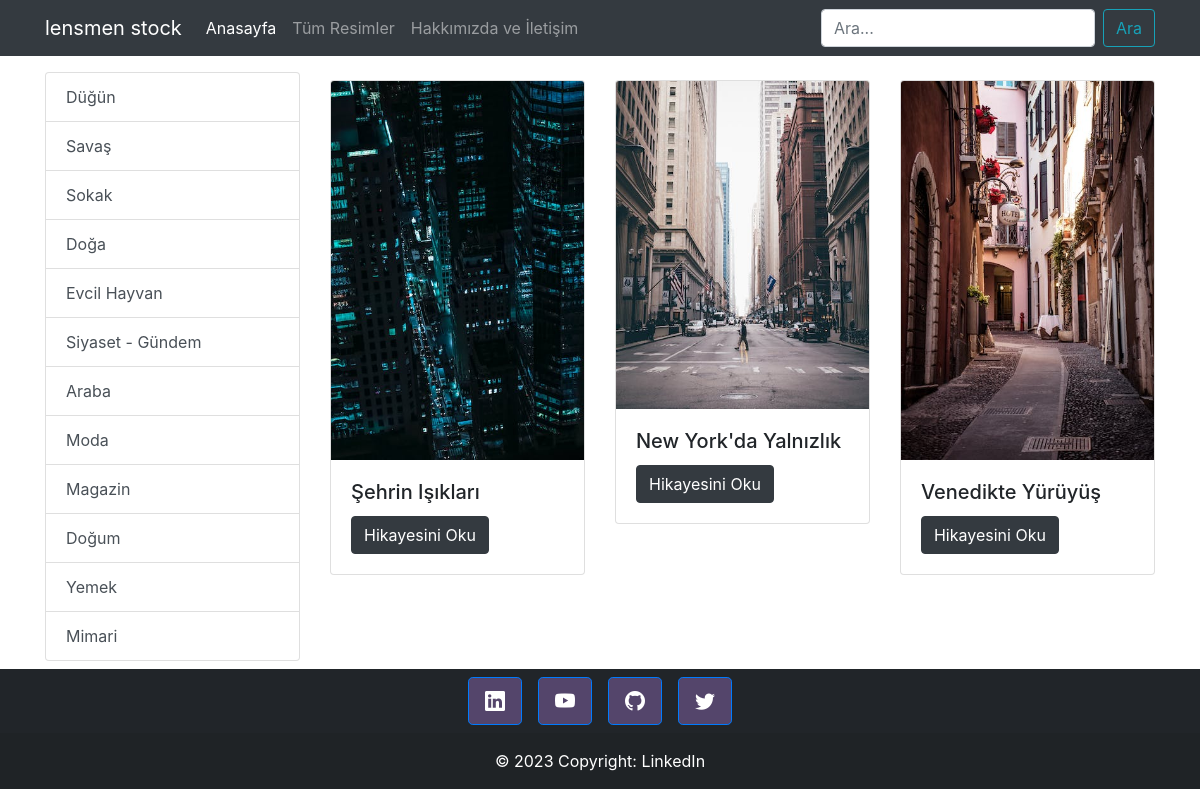
/kategori/16, run on the app's committed database.
### photos/models.py (models this page shows, shortened)
class Category(models.Model):
    name = models.CharField(max_length=100)

class Photo(models.Model):
    foto_adi = models.CharField(max_length=100)
    category = models.ManyToManyField(Category)
    foto_adi = models.CharField(max_length=100)
    foto_aciklama = models.TextField()
    foto_veri = models.CharField(max_length=100)
    anasayfa = models.BooleanField(default=False)

### photos/views.py (the view)
# urls.py: path('kategori/<int:id>', views.kategori, name='kategori'),
def kategori(requset,id):
    category = Category.objects.get(id=id)
    photos = Photo.objects.filter(category=category)
    data={
        'categories':Category.objects.all(),
        'category': category,
        'photos': photos,
        }
    return render(requset,'kategori.html',data)

### photos/templates/kategori.html (shortened to what this page needs)
{% load static %}
<!DOCTYPE html>
<html lang="en">
<head>
    <link rel="stylesheet" href="https://cdn.jsdelivr.net/npm/bootstrap@4.3.1/dist/css/bootstrap.min.css"
>
    <link rel="stylesheet" href="https://cdn.jsdelivr.net/npm/bootstrap-icons@1.10.5/font/bootstrap-icons.css">
</head>
<body>
    {% include 'partials/navbar.html' %}
    <div class="container mt-3">
        <div class="row">
            <div class="col-3">
                <div class="list-group">
                    {% for k in categories %}
                    <a href="{% url 'kategori' k.id %}" class="list-group-item list-group-item-action">
                        {{k.name}}
                    </a>
                    {% endfor %}
                </div>
            </div>
            <div class="col-9">
                <div class="row">
                    {% for k in photos %}
                        <div class="col-4">
                            {% include 'partials/card.html' %}
                        </div>
                    {% endfor %}
                </div>
            </div>
        </div>
    </div>
    {% include 'partials/footer.html' %}
</body>
</html>

### photos/templates/partials/card.html
{% load static %}
<div class="card mt-2">
    <img src="{% static 'img/'|add:k.foto_veri %}" class="card-img-top" alt="...">
    <div class="card-body">
    <h5 class="card-title">{{k.foto_adi}}</h5>
    <a href="{% url 'story' k.id %}" class="btn btn-dark">Hikayesini Oku</a>
    </div>
</div>

### data on the page
Category: name "Düğün"
Category: name "Savaş"
Category: name "Sokak"
Category: name "Doğa"
Category: name "Evcil Hayvan"
Category: name "Siyaset - Gündem"
Category: name "Araba"
Category: name "Moda"
Category: name "Magazin"
Category: name "Doğum"
Category: name "Yemek"
Category: name "Mimari"
Photo: foto_veri (picture), foto_adi "Şehrin Işıkları"
Photo: foto_veri (picture), foto_adi "New York'da Yalnızlık"
Photo: foto_veri (picture), foto_adi "Venedikte Yürüyüş"
